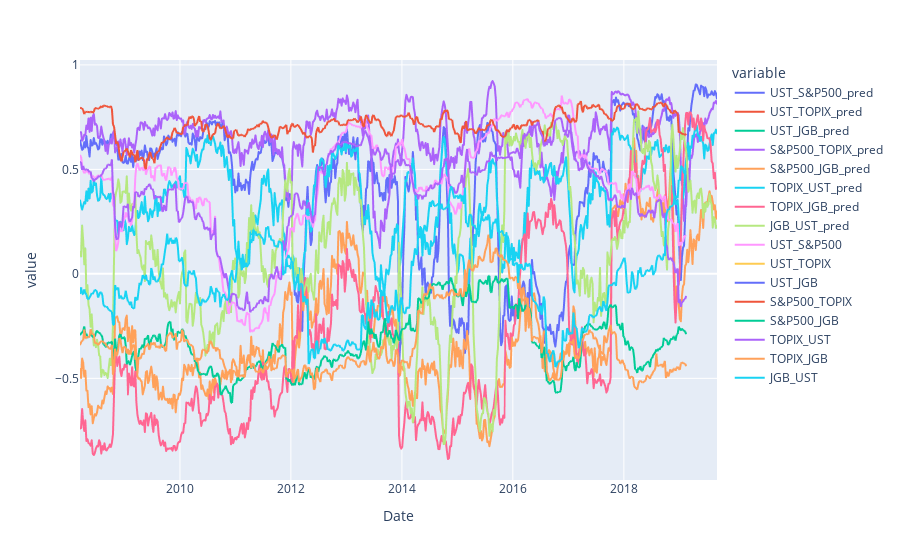

Notebook cell for this chart:
### Code cell
fig = px.line(comp_all)
fig.show()

### Figure 1 — Plotly figure (JSON) as saved in the notebook; plotly's stock layout.template omitted (floating-point values rounded to 4 significant figures; data arrays with more than 128 entries replaced by an {"elided": "..."} marker saying what was removed)
{"data": [{"hovertemplate": "variable=UST_S&P500_pred<br>Date=%{x}<br>value=%{y}<extra></extra>", "legendgroup": "UST_S&P500_pred", "line": {"color": "#636efa", "dash": "solid"}, "mode": "lines", "name": "UST_S&P500_pred", "showlegend": true, "type": "scattergl", "x": {"elided": "600 str values"}, "xaxis": "x", "y": {"elided": "600 float values"}, "yaxis": "y"}, {"hovertemplate": "variable=UST_TOPIX_pred<br>Date=%{x}<br>value=%{y}<extra></extra>", "legendgroup": "UST_TOPIX_pred", "line": {"color": "#EF553B", "dash": "solid"}, "mode": "lines", "name": "UST_TOPIX_pred", "showlegend": true, "type": "scattergl", "x": {"elided": "600 str values"}, "xaxis": "x", "y": {"elided": "600 float values"}, "yaxis": "y"}, {"hovertemplate": "variable=UST_JGB_pred<br>Date=%{x}<br>value=%{y}<extra></extra>", "legendgroup": "UST_JGB_pred", "line": {"color": "#00cc96", "dash": "solid"}, "mode": "lines", "name": "UST_JGB_pred", "showlegend": true, "type": "scattergl", "x": {"elided": "600 str values"}, "xaxis": "x", "y": {"elided": "600 float values"}, "yaxis": "y"}, {"hovertemplate": "variable=S&P500_TOPIX_pred<br>Date=%{x}<br>value=%{y}<extra></extra>", "legendgroup": "S&P500_TOPIX_pred", "line": {"color": "#ab63fa", "dash": "solid"}, "mode": "lines", "name": "S&P500_TOPIX_pred", "showlegend": true, "type": "scattergl", "x": {"elided": "600 str values"}, "xaxis": "x", "y": {"elided": "600 float values"}, "yaxis": "y"}, {"hovertemplate": "variable=S&P500_JGB_pred<br>Date=%{x}<br>value=%{y}<extra></extra>", "legendgroup": "S&P500_JGB_pred", "line": {"color": "#FFA15A", "dash": "solid"}, "mode": "lines", "name": "S&P500_JGB_pred", "showlegend": true, "type": "scattergl", "x": {"elided": "600 str values"}, "xaxis": "x", "y": {"elided": "600 float values"}, "yaxis": "y"}, {"hovertemplate": "variable=TOPIX_UST_pred<br>Date=%{x}<br>value=%{y}<extra></extra>", "legendgroup": "TOPIX_UST_pred", "line": {"color": "#19d3f3", "dash": "solid"}, "mode": "lines", "name": "TOPIX_UST_pred", "showlegend": true, "type": "scattergl", "x": {"elided": "600 str values"}, "xaxis": "x", "y": {"elided": "600 float values"}, "yaxis": "y"}, {"hovertemplate": "variable=TOPIX_JGB_pred<br>Date=%{x}<br>value=%{y}<extra></extra>", "legendgroup": "TOPIX_JGB_pred", "line": {"color": "#FF6692", "dash": "solid"}, "mode": "lines", "name": "TOPIX_JGB_pred", "showlegend": true, "type": "scattergl", "x": {"elided": "600 str values"}, "xaxis": "x", "y": {"elided": "600 float values"}, "yaxis": "y"}, {"hovertemplate": "variable=JGB_UST_pred<br>Date=%{x}<br>value=%{y}<extra></extra>", "legendgroup": "JGB_UST_pred", "line": {"color": "#B6E880", "dash": "solid"}, "mode": "lines", "name": "JGB_UST_pred", "showlegend": true, "type": "scattergl", "x": {"elided": "600 str values"}, "xaxis": "x", "y": {"elided": "600 float values"}, "yaxis": "y"}, {"hovertemplate": "variable=UST_S&P500<br>Date=%{x}<br>value=%{y}<extra></extra>", "legendgroup": "UST_S&P500", "line": {"color": "#FF97FF", "dash": "solid"}, "mode": "lines", "name": "UST_S&P500", "showlegend": true, "type": "scattergl", "x": {"elided": "600 str values"}, "xaxis": "x", "y": {"elided": "600 float values"}, "yaxis": "y"}, {"hovertemplate": "variable=UST_TOPIX<br>Date=%{x}<br>value=%{y}<extra></extra>", "legendgroup": "UST_TOPIX", "line": {"color": "#FECB52", "dash": "solid"}, "mode": "lines", "name": "UST_TOPIX", "showlegend": true, "type": "scattergl", "x": {"elided": "600 str values"}, "xaxis": "x", "y": {"elided": "600 float values"}, "yaxis": "y"}, {"hovertemplate": "variable=UST_JGB<br>Date=%{x}<br>value=%{y}<extra></extra>", "legendgroup": "UST_JGB", "line": {"color": "#636efa", "dash": "solid"}, "mode": "lines", "name": "UST_JGB", "showlegend": true, "type": "scattergl", "x": {"elided": "600 str values"}, "xaxis": "x", "y": {"elided": "600 float values"}, "yaxis": "y"}, {"hovertemplate": "variable=S&P500_TOPIX<br>Date=%{x}<br>value=%{y}<extra></extra>", "legendgroup": "S&P500_TOPIX", "line": {"color": "#EF553B", "dash": "solid"}, "mode": "lines", "name": "S&P500_TOPIX", "showlegend": true, "type": "scattergl", "x": {"elided": "600 str values"}, "xaxis": "x", "y": {"elided": "600 float values"}, "yaxis": "y"}, {"hovertemplate": "variable=S&P500_JGB<br>Date=%{x}<br>value=%{y}<extra></extra>", "legendgroup": "S&P500_JGB", "line": {"color": "#00cc96", "dash": "solid"}, "mode": "lines", "name": "S&P500_JGB", "showlegend": true, "type": "scattergl", "x": {"elided": "600 str values"}, "xaxis": "x", "y": {"elided": "600 float values"}, "yaxis": "y"}, {"hovertemplate": "variable=TOPIX_UST<br>Date=%{x}<br>value=%{y}<extra></extra>", "legendgroup": "TOPIX_UST", "line": {"color": "#ab63fa", "dash": "solid"}, "mode": "lines", "name": "TOPIX_UST", "showlegend": true, "type": "scattergl", "x": {"elided": "600 str values"}, "xaxis": "x", "y": {"elided": "600 float values"}, "yaxis": "y"}, {"hovertemplate": "variable=TOPIX_JGB<br>Date=%{x}<br>value=%{y}<extra></extra>", "legendgroup": "TOPIX_JGB", "line": {"color": "#FFA15A", "dash": "solid"}, "mode": "lines", "name": "TOPIX_JGB", "showlegend": true, "type": "scattergl", "x": {"elided": "600 str values"}, "xaxis": "x", "y": {"elided": "600 float values"}, "yaxis": "y"}, {"hovertemplate": "variable=JGB_UST<br>Date=%{x}<br>value=%{y}<extra></extra>", "legendgroup": "JGB_UST", "line": {"color": "#19d3f3", "dash": "solid"}, "mode": "lines", "name": "JGB_UST", "showlegend": true, "type": "scattergl", "x": {"elided": "600 str values"}, "xaxis": "x", "y": {"elided": "600 float values"}, "yaxis": "y"}], "layout": {"legend": {"title": {"text": "variable"}, "tracegroupgap": 0}, "margin": {"t": 60}, "xaxis": {"anchor": "y", "domain": [0, 1], "title": {"text": "Date"}}, "yaxis": {"anchor": "x", "domain": [0, 1], "title": {"text": "value"}}}}
